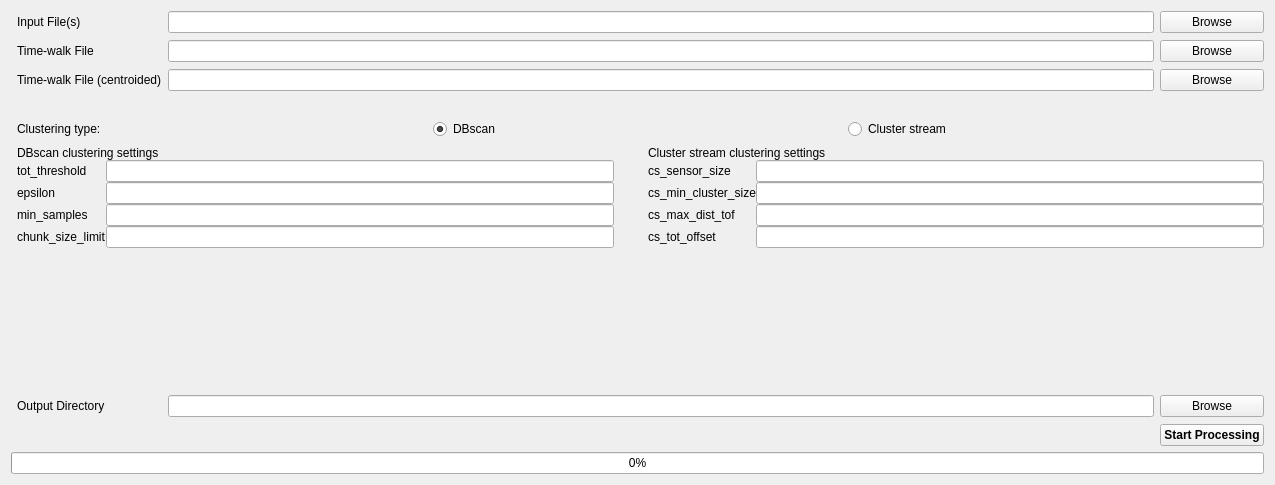
<?xml version="1.0" encoding="UTF-8"?>
<ui version="4.0">
 <class>Dialog</class>
 <widget class="QDialog" name="Dialog">
  <property name="geometry">
   <rect>
    <x>0</x>
    <y>0</y>
    <width>1275</width>
    <height>485</height>
   </rect>
  </property>
  <property name="windowTitle">
   <string>Post Processing</string>
  </property>
  <layout class="QVBoxLayout" name="verticalLayout">
   <item>
    <layout class="QVBoxLayout" name="verticalLayout_3">
     <item>
      <layout class="QHBoxLayout" name="horizontalLayout_3">
       <item>
        <layout class="QGridLayout" name="gridLayout">
         <property name="verticalSpacing">
          <number>7</number>
         </property>
         <item row="2" column="1">
          <widget class="QLabel" name="labelTimeWalkFileCentroided">
           <property name="text">
            <string>Time-walk File (centroided)</string>
           </property>
          </widget>
         </item>
         <item row="7" column="1">
          <widget class="QLabel" name="labelOutputDirectory">
           <property name="text">
            <string>Output Directory</string>
           </property>
          </widget>
         </item>
         <item row="0" column="3">
          <widget class="QPushButton" name="pushButtonBrowseInputFiles">
           <property name="focusPolicy">
            <enum>Qt::NoFocus</enum>
           </property>
           <property name="text">
            <string>Browse</string>
           </property>
          </widget>
         </item>
         <item row="1" column="3">
          <widget class="QPushButton" name="pushButtonBrowseTimeWalkFile">
           <property name="focusPolicy">
            <enum>Qt::NoFocus</enum>
           </property>
           <property name="text">
            <string>Browse</string>
           </property>
          </widget>
         </item>
         <item row="7" column="2">
          <widget class="QLineEdit" name="lineEditOutputDirectory"/>
         </item>
         <item row="8" column="3">
          <widget class="QPushButton" name="pushButtonStartProcessing">
           <property name="sizePolicy">
            <sizepolicy hsizetype="Maximum" vsizetype="Fixed">
             <horstretch>0</horstretch>
             <verstretch>0</verstretch>
            </sizepolicy>
           </property>
           <property name="font">
            <font>
             <weight>75</weight>
             <bold>true</bold>
            </font>
           </property>
           <property name="focusPolicy">
            <enum>Qt::NoFocus</enum>
           </property>
           <property name="text">
            <string>Start Processing</string>
           </property>
          </widget>
         </item>
         <item row="7" column="3">
          <widget class="QPushButton" name="pushButtonBrowseOutputDirectory">
           <property name="focusPolicy">
            <enum>Qt::NoFocus</enum>
           </property>
           <property name="text">
            <string>Browse</string>
           </property>
          </widget>
         </item>
         <item row="4" column="0">
          <layout class="QVBoxLayout" name="verticalLayout_2"/>
         </item>
         <item row="2" column="3">
          <widget class="QPushButton" name="pushButtonBrowseTimeWalkFileCentroided">
           <property name="focusPolicy">
            <enum>Qt::NoFocus</enum>
           </property>
           <property name="text">
            <string>Browse</string>
           </property>
          </widget>
         </item>
         <item row="2" column="2">
          <widget class="QLineEdit" name="lineEditTimeWalkFileCentroided"/>
         </item>
         <item row="0" column="2">
          <widget class="QLineEdit" name="lineEditInputFiles">
           <property name="toolTip">
            <string>Semicolon separated list of filenames</string>
           </property>
          </widget>
         </item>
         <item row="1" column="2">
          <widget class="QLineEdit" name="lineEditTimeWalkFile"/>
         </item>
         <item row="0" column="1">
          <widget class="QLabel" name="labelInputFiles">
           <property name="text">
            <string>Input File(s)</string>
           </property>
          </widget>
         </item>
         <item row="4" column="1" colspan="3">
          <layout class="QHBoxLayout" name="horizontalLayout">
           <property name="sizeConstraint">
            <enum>QLayout::SetDefaultConstraint</enum>
           </property>
           <item>
            <widget class="QLabel" name="label">
             <property name="text">
              <string>Clustering type:</string>
             </property>
            </widget>
           </item>
           <item alignment="Qt::AlignLeft">
            <widget class="QRadioButton" name="dbscan_rbutton">
             <property name="text">
              <string>DBscan</string>
             </property>
             <property name="checked">
              <bool>true</bool>
             </property>
            </widget>
           </item>
           <item>
            <widget class="QRadioButton" name="cstream_rbutton">
             <property name="text">
              <string>Cluster stream</string>
             </property>
            </widget>
           </item>
          </layout>
         </item>
         <item row="1" column="1">
          <widget class="QLabel" name="labelTimeWalkFile">
           <property name="text">
            <string>Time-walk File</string>
           </property>
          </widget>
         </item>
         <item row="6" column="1" colspan="3">
          <layout class="QVBoxLayout" name="verticalLayout_4">
           <item>
            <spacer name="verticalSpacer">
             <property name="orientation">
              <enum>Qt::Vertical</enum>
             </property>
             <property name="sizeHint" stdset="0">
              <size>
               <width>20</width>
               <height>40</height>
              </size>
             </property>
            </spacer>
           </item>
           <item>
            <widget class="QLabel" name="label_14">
             <property name="text">
              <string>         </string>
             </property>
            </widget>
           </item>
          </layout>
         </item>
         <item row="5" column="1" colspan="3">
          <layout class="QVBoxLayout" name="verticalLayout_7">
           <item>
            <layout class="QGridLayout" name="gridLayout_2">
             <item row="5" column="1">
              <widget class="QLabel" name="label_7">
               <property name="toolTip">
                <string>&lt;html&gt;&lt;head/&gt;&lt;body&gt;&lt;p&gt;Minimal number of pixels in clusters.&lt;/p&gt;&lt;p&gt;Recommended value: 3&lt;/p&gt;&lt;/body&gt;&lt;/html&gt;</string>
               </property>
               <property name="text">
                <string>min_samples</string>
               </property>
              </widget>
             </item>
             <item row="5" column="6">
              <widget class="QLineEdit" name="lineEdit_cs_max_dist_tof"/>
             </item>
             <item row="2" column="6">
              <widget class="QLineEdit" name="lineEdit_cs_sensor_size">
               <property name="focusPolicy">
                <enum>Qt::ClickFocus</enum>
               </property>
              </widget>
             </item>
             <item row="6" column="1">
              <widget class="QLabel" name="label_9">
               <property name="toolTip">
                <string>&lt;html&gt;&lt;head/&gt;&lt;body&gt;&lt;p&gt;Chunk size in pixels, used for DBscan clustering.&lt;/p&gt;&lt;p&gt;Recommended value: 6_500&lt;/p&gt;&lt;/body&gt;&lt;/html&gt;</string>
               </property>
               <property name="text">
                <string>chunk_size_limit</string>
               </property>
              </widget>
             </item>
             <item row="2" column="2">
              <widget class="QLineEdit" name="lineEdit_tot_threshold"/>
             </item>
             <item row="2" column="1">
              <widget class="QLabel" name="label_3">
               <property name="toolTip">
                <string>&lt;html&gt;&lt;head/&gt;&lt;body&gt;&lt;p&gt;ToT threshold, all pixels with ToT below will be discarded.&lt;/p&gt;&lt;p&gt;Recommended value: 25&lt;/p&gt;&lt;/body&gt;&lt;/html&gt;</string>
               </property>
               <property name="text">
                <string>tot_threshold</string>
               </property>
              </widget>
             </item>
             <item row="4" column="4">
              <widget class="QLabel" name="label_10">
               <property name="toolTip">
                <string>&lt;html&gt;&lt;head/&gt;&lt;body&gt;&lt;p&gt;Minimal number of voxels in clusters, the blobs having smaller size are discarded.&lt;/p&gt;&lt;p&gt;Recommended value: 3&lt;/p&gt;&lt;/body&gt;&lt;/html&gt;</string>
               </property>
               <property name="text">
                <string>cs_min_cluster_size</string>
               </property>
              </widget>
             </item>
             <item row="2" column="4">
              <widget class="QLabel" name="label_5">
               <property name="toolTip">
                <string>&lt;html&gt;&lt;head/&gt;&lt;body&gt;&lt;p&gt;Size of camera sensor.&lt;/p&gt;&lt;p&gt;Default value: 256&lt;/p&gt;&lt;/body&gt;&lt;/html&gt;</string>
               </property>
               <property name="text">
                <string>cs_sensor_size</string>
               </property>
              </widget>
             </item>
             <item row="5" column="2">
              <widget class="QLineEdit" name="lineEdit_min_samples"/>
             </item>
             <item row="0" column="4" colspan="3">
              <widget class="QLabel" name="label_2">
               <property name="text">
                <string>Cluster stream clustering settings</string>
               </property>
              </widget>
             </item>
             <item row="4" column="2">
              <widget class="QLineEdit" name="lineEdit_epsilon"/>
             </item>
             <item row="6" column="2">
              <widget class="QLineEdit" name="lineEdit_chunk_size_limit"/>
             </item>
             <item row="4" column="1">
              <widget class="QLabel" name="label_6">
               <property name="toolTip">
                <string>&lt;html&gt;&lt;head/&gt;&lt;body&gt;&lt;p&gt;The parameter corresponding to maximal distance between possible neighbours in Cluster.&lt;/p&gt;&lt;p&gt;Recommended value: 2.0&lt;/p&gt;&lt;/body&gt;&lt;/html&gt;</string>
               </property>
               <property name="text">
                <string>epsilon</string>
               </property>
              </widget>
             </item>
             <item row="5" column="4">
              <widget class="QLabel" name="label_12">
               <property name="toolTip">
                <string>&lt;html&gt;&lt;head/&gt;&lt;body&gt;&lt;p&gt;Maximal ToF distance between pixels used in cluster streaming algorithm. &lt;/p&gt;&lt;p&gt;Recommended value: 5e-08&lt;/p&gt;&lt;/body&gt;&lt;/html&gt;</string>
               </property>
               <property name="text">
                <string>cs_max_dist_tof</string>
               </property>
              </widget>
             </item>
             <item row="4" column="6">
              <widget class="QLineEdit" name="lineEdit_cs_min_cluster_size"/>
             </item>
             <item row="6" column="6">
              <widget class="QLineEdit" name="lineEdit_cs_tot_offset"/>
             </item>
             <item row="6" column="4">
              <widget class="QLabel" name="label_13">
               <property name="toolTip">
                <string>&lt;html&gt;&lt;head/&gt;&lt;body&gt;&lt;p&gt;Tolerance factor for ToT (intensity) of pixels in cluster streaming algorithm. Zero value means strong condition that earliest in ToF pixels should be brigher, 0.5 means that it could be 50% lower in intensity later in ToF neighbour. Recommended value : 0.5&lt;/p&gt;&lt;/body&gt;&lt;/html&gt;</string>
               </property>
               <property name="text">
                <string>cs_tot_offset</string>
               </property>
              </widget>
             </item>
             <item row="0" column="1" colspan="2">
              <widget class="QLabel" name="label_4">
               <property name="text">
                <string>DBscan clustering settings</string>
               </property>
              </widget>
             </item>
             <item row="2" column="3">
              <widget class="QLabel" name="label_8">
               <property name="text">
                <string>          </string>
               </property>
              </widget>
             </item>
            </layout>
           </item>
          </layout>
         </item>
         <item row="3" column="0">
          <widget class="Line" name="line">
           <property name="orientation">
            <enum>Qt::Horizontal</enum>
           </property>
          </widget>
         </item>
         <item row="3" column="1">
          <widget class="QLabel" name="label_11">
           <property name="text">
            <string>      </string>
           </property>
          </widget>
         </item>
        </layout>
       </item>
      </layout>
     </item>
     <item>
      <widget class="QProgressBar" name="progressBar">
       <property name="enabled">
        <bool>true</bool>
       </property>
       <property name="value">
        <number>0</number>
       </property>
      </widget>
     </item>
    </layout>
   </item>
  </layout>
 </widget>
 <resources/>
 <connections/>
</ui>
